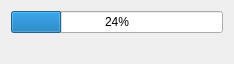
<?xml version="1.0" encoding="UTF-8"?>
<ui version="4.0">
 <class>PredictWorkingDlg</class>
 <widget class="QDialog" name="PredictWorkingDlg">
  <property name="geometry">
   <rect>
    <x>0</x>
    <y>0</y>
    <width>234</width>
    <height>64</height>
   </rect>
  </property>
  <property name="windowTitle">
   <string>Dialog</string>
  </property>
  <layout class="QVBoxLayout" name="verticalLayout">
   <item>
    <widget class="QProgressBar" name="progressBar">
     <property name="value">
      <number>24</number>
     </property>
    </widget>
   </item>
   <item>
    <widget class="QLabel" name="label">
     <property name="text">
      <string/>
     </property>
    </widget>
   </item>
  </layout>
 </widget>
 <resources/>
 <connections/>
</ui>
